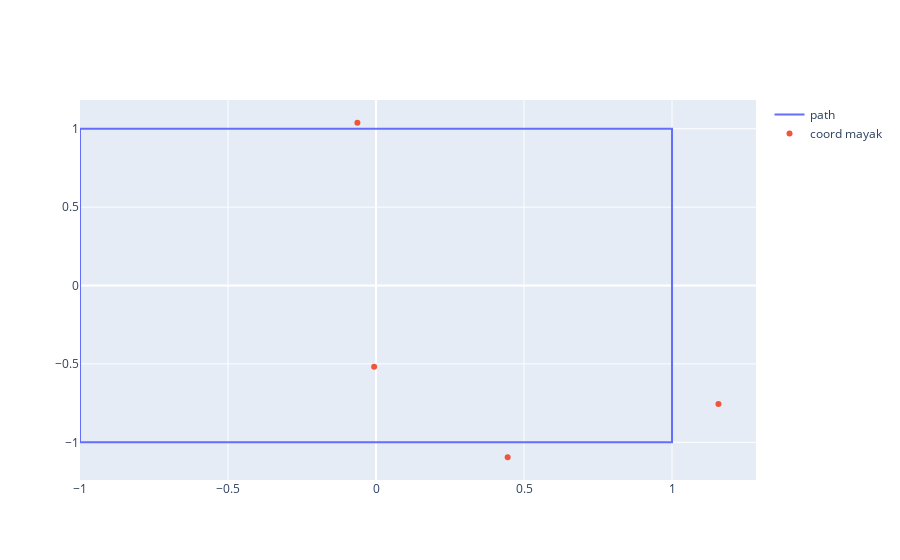

The cell this chart's notebook holds for it:
### Code cell
plotAnchors(np.array(newbot).reshape((nanchors, 2)), roomScaler)

### Figure 1 — Plotly figure (JSON) as saved in the notebook; plotly's stock layout.template omitted (floating-point values rounded to 4 significant figures)
{"data": [{"mode": "lines", "name": "path", "type": "scatter", "x": [-1.0, 1.0, 1.0, -1.0, -1.0], "y": [-1.0, -1.0, 1.0, 1.0, -1.0]}, {"mode": "markers", "name": "coord mayak", "type": "scatter", "x": [1.157, 0.4447, -0.00633, -0.06287], "y": [-0.7548, -1.095, -0.5176, 1.038]}], "layout": {}}
